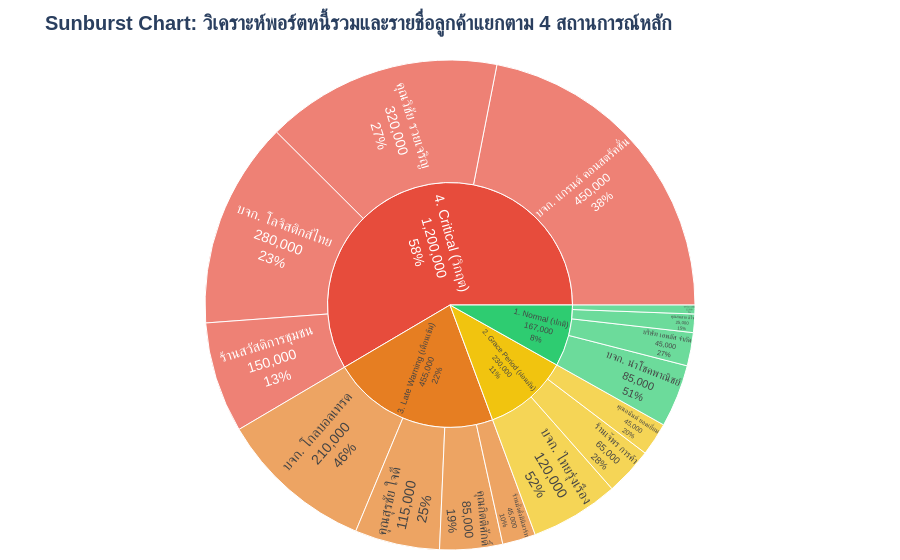

The code cell stored with this chart in its notebook:
### Code cell
import pandas as pd
import plotly.express as px

# 1. Mock Data ลูกค้า 15 ราย กระจายตาม 4 กลุ่มสถานการณ์หลัก (Main Combinations)
mock_data = {
    'Combination_Stage': [
        '1. Normal (ปกติ)', '1. Normal (ปกติ)', '1. Normal (ปกติ)', '1. Normal (ปกติ)',
        '2. Grace Period (ผ่อนผัน)', '2. Grace Period (ผ่อนผัน)', '2. Grace Period (ผ่อนผัน)',
        '3. Late Warning (เตือนเข้ม)', '3. Late Warning (เตือนเข้ม)', '3. Late Warning (เตือนเข้ม)', '3. Late Warning (เตือนเข้ม)',
        '4. Critical (วิกฤต)', '4. Critical (วิกฤต)', '4. Critical (วิกฤต)', '4. Critical (วิกฤต)'
    ],
    'Customer Name': [
        'บริษัท เอพลัส จำกัด', 'คุณสมชาย ดีใจ', 'บจก. นำโชคพาณิชย์', 'คุณวิภา แซ่ตั้ง',
        'บจก. ไทยรุ่งเรือง', 'คุณอนันต์ ยอดเยี่ยม', 'ร้านเจ๊พร การค้า',
        'บจก. โกลบอลเทรด', 'คุณกิตติศักดิ์', 'ร้านมั่งคั่งมินิมาร์ท', 'คุณสุรชัย ใจดี',
        'บจก. แกรนด์ คอนสตรัคชั่น', 'คุณวิชัย รวยเจริญ', 'ร้านสวัสดิการชุมชน', 'บจก. โลจิสติกส์ไทย'
    ],
    'Overdue Amount': [
        45000, 25000, 85000, 12000,       # กลุ่ม 1 ยอดเงินรวม 167,000
        120000, 45000, 65000,             # กลุ่ม 2 ยอดเงินรวม 230,000
        210000, 85000, 45000, 115000,     # กลุ่ม 3 ยอดเงินรวม 455,000
        450000, 320000, 150000, 280000    # กลุ่ม 4 ยอดเงินรวม 1,200,000 (วิกฤตสุด เงินกองที่นี่เยอะสุด)
    ]
}

df = px.data.gapminder() # เรียกใช้เพื่อให้ plotly โหลดโครงสร้างพื้นฐาน (ถ้าจำเป็น)
df = pd.DataFrame(mock_data)

# 2. กำหนด Theme สีตามระดับความเสี่ยงเพื่อความสวยงามและเข้าใจง่าย
color_map = {
    '1. Normal (ปกติ)': '#2ecc71',          # สีเขียว
    '2. Grace Period (ผ่อนผัน)': '#f1c40f',   # สีเหลือง
    '3. Late Warning (เตือนเข้ม)': '#e67e22',   # สีส้ม
    '4. Critical (วิกฤต)': '#e74c3c'          # สีแดง
}

# 3. สร้าง Sunburst Chart
fig = px.sunburst(
    df,
    path=['Combination_Stage', 'Customer Name'], # ลำดับการแตกกิ่ง: กลุ่มหลัก -> รายชื่อลูกค้า
    values='Overdue Amount',                     # ขนาดของพื้นที่วงกลมตามยอดเงิน
    color='Combination_Stage',                   # ระบายสีตามกลุ่มสถานการณ์
    color_discrete_map=color_map,
    title='<b>Sunburst Chart: วิเคราะห์พอร์ตหนี้รวมและรายชื่อลูกค้าแยกตาม 4 สถานการณ์หลัก</b>'
)

# 4. ปรับแต่งการแสดงผลตัวเลข (แสดงชื่อ, ยอดเงินรวม, และสัดส่วนเปอร์เซ็นต์เมื่อเทียบกับกลุ่มแม่)
fig.update_traces(
    textinfo="label+value+percent parent",
    insidetextorientation="radial",
    hovertemplate='<b>%{label}</b><br>ยอดหนี้ค้างชำระ: ฿%{value:,.0f}<br>สัดส่วน: %{percentParent:.2%}'
)

# ตั้งค่าขนาด Font และ Layout
fig.update_layout(
    margin=dict(t=60, l=10, r=10, b=10),
    font=dict(family="Sarabun, sans-serif", size=14)
)

# เปิดใช้งานกราฟแบบ Interactive (สามารถกดจิ้มที่วงในเพื่อ Drill-down เจาะดูเฉพาะกลุ่มได้)
fig.show()

### Figure 1 — Plotly figure (JSON) as saved in the notebook; plotly's stock layout.template omitted (floating-point values rounded to 4 significant figures)
{"data": [{"branchvalues": "total", "customdata": [["1. Normal (ปกติ)"], ["1. Normal (ปกติ)"], ["1. Normal (ปกติ)"], ["1. Normal (ปกติ)"], ["1. Normal (ปกติ)"], ["2. Grace Period (ผ่อนผัน)"], ["2. Grace Period (ผ่อนผัน)"], ["2. Grace Period (ผ่อนผัน)"], ["2. Grace Period (ผ่อนผัน)"], ["3. Late Warning (เตือนเข้ม)"], ["3. Late Warning (เตือนเข้ม)"], ["3. Late Warning (เตือนเข้ม)"], ["3. Late Warning (เตือนเข้ม)"], ["3. Late Warning (เตือนเข้ม)"], ["4. Critical (วิกฤต)"], ["4. Critical (วิกฤต)"], ["4. Critical (วิกฤต)"], ["4. Critical (วิกฤต)"], ["4. Critical (วิกฤต)"]], "domain": {"x": [0, 1], "y": [0, 1]}, "hovertemplate": "<b>%{label}</b><br>ยอดหนี้ค้างชำระ: ฿%{value:,.0f}<br>สัดส่วน: %{percentParent:.2%}", "ids": ["1. Normal (ปกติ)/บริษัท เอพลัส จำกัด", "1. Normal (ปกติ)/คุณสมชาย ดีใจ", "1. Normal (ปกติ)/บจก. นำโชคพาณิชย์", "1. Normal (ปกติ)/คุณวิภา แซ่ตั้ง", "1. Normal (ปกติ)", "2. Grace Period (ผ่อนผัน)/บจก. ไทยรุ่งเรือง", "2. Grace Period (ผ่อนผัน)/คุณอนันต์ ยอดเยี่ยม", "2. Grace Period (ผ่อนผัน)/ร้านเจ๊พร การค้า", "2. Grace Period (ผ่อนผัน)", "3. Late Warning (เตือนเข้ม)/บจก. โกลบอลเทรด", "3. Late Warning (เตือนเข้ม)/คุณกิตติศักดิ์", "3. Late Warning (เตือนเข้ม)/ร้านมั่งคั่งมินิมาร์ท", "3. Late Warning (เตือนเข้ม)/คุณสุรชัย ใจดี", "3. Late Warning (เตือนเข้ม)", "4. Critical (วิกฤต)/บจก. แกรนด์ คอนสตรัคชั่น", "4. Critical (วิกฤต)/คุณวิชัย รวยเจริญ", "4. Critical (วิกฤต)/ร้านสวัสดิการชุมชน", "4. Critical (วิกฤต)/บจก. โลจิสติกส์ไทย", "4. Critical (วิกฤต)"], "insidetextorientation": "radial", "labels": ["บริษัท เอพลัส จำกัด", "คุณสมชาย ดีใจ", "บจก. นำโชคพาณิชย์", "คุณวิภา แซ่ตั้ง", "1. Normal (ปกติ)", "บจก. ไทยรุ่งเรือง", "คุณอนันต์ ยอดเยี่ยม", "ร้านเจ๊พร การค้า", "2. Grace Period (ผ่อนผัน)", "บจก. โกลบอลเทรด", "คุณกิตติศักดิ์", "ร้านมั่งคั่งมินิมาร์ท", "คุณสุรชัย ใจดี", "3. Late Warning (เตือนเข้ม)", "บจก. แกรนด์ คอนสตรัคชั่น", "คุณวิชัย รวยเจริญ", "ร้านสวัสดิการชุมชน", "บจก. โลจิสติกส์ไทย", "4. Critical (วิกฤต)"], "marker": {"colors": ["#2ecc71", "#2ecc71", "#2ecc71", "#2ecc71", "#2ecc71", "#f1c40f", "#f1c40f", "#f1c40f", "#f1c40f", "#e67e22", "#e67e22", "#e67e22", "#e67e22", "#e67e22", "#e74c3c", "#e74c3c", "#e74c3c", "#e74c3c", "#e74c3c"]}, "name": "", "parents": ["1. Normal (ปกติ)", "1. Normal (ปกติ)", "1. Normal (ปกติ)", "1. Normal (ปกติ)", "", "2. Grace Period (ผ่อนผัน)", "2. Grace Period (ผ่อนผัน)", "2. Grace Period (ผ่อนผัน)", "", "3. Late Warning (เตือนเข้ม)", "3. Late Warning (เตือนเข้ม)", "3. Late Warning (เตือนเข้ม)", "3. Late Warning (เตือนเข้ม)", "", "4. Critical (วิกฤต)", "4. Critical (วิกฤต)", "4. Critical (วิกฤต)", "4. Critical (วิกฤต)", ""], "textinfo": "label+value+percent parent", "type": "sunburst", "values": [45000.0, 25000.0, 85000.0, 12000.0, 167000.0, 120000.0, 45000.0, 65000.0, 230000.0, 210000.0, 85000.0, 45000.0, 115000.0, 455000.0, 450000.0, 320000.0, 150000.0, 280000.0, 1200000.0]}], "layout": {"font": {"family": "Sarabun, sans-serif", "size": 14}, "legend": {"tracegroupgap": 0}, "margin": {"b": 10, "l": 10, "r": 10, "t": 60}, "title": {"text": "<b>Sunburst Chart: วิเคราะห์พอร์ตหนี้รวมและรายชื่อลูกค้าแยกตาม 4 สถานการณ์หลัก</b>"}}}
